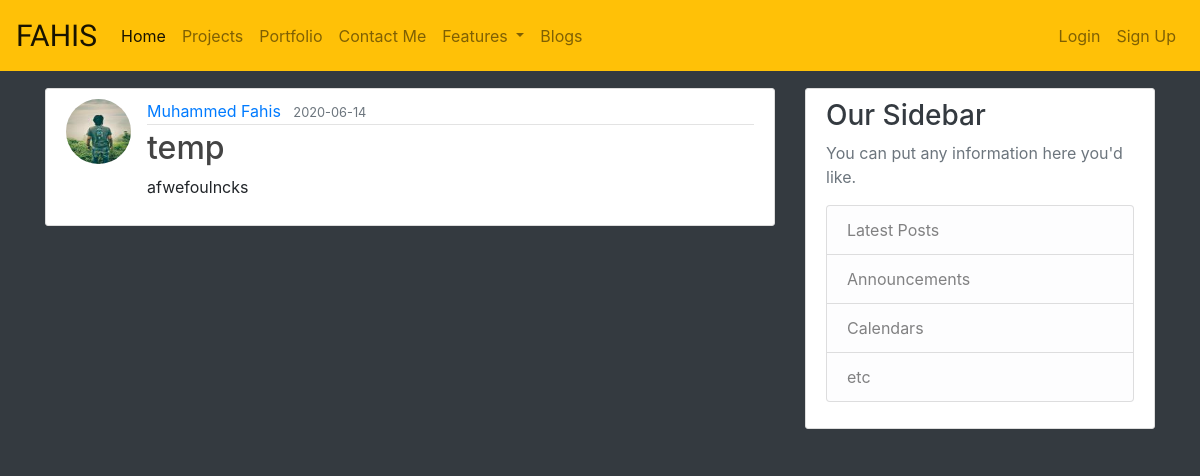
/blog/8, run on the app's committed database.
### website/models.py (models this page shows, shortened)
class User(db.Model, UserMixin):
    id = db.Column(db.Integer, primary_key=True)
    username = db.Column(db.String(20),unique=True,nullable=False)
    email = db.Column(db.String(120),unique=True,nullable=False)
    image_file = db.Column(db.String(20), nullable=False, default='default.jpg')
    password = db.Column(db.String(60), nullable=False)
    posts = db.relationship('Post', backref='author', lazy=True)

class Post(db.Model):
    id = db.Column(db.Integer, primary_key=True)
    title = db.Column(db.String(100),nullable=False)
    date_posted = db.Column(db.DateTime, nullable=False, default=datetime.utcnow)
    content = db.Column(db.Text, nullable=False)
    user_id = db.Column(db.Integer, db.ForeignKey('user.id'),nullable=False)

### website/routes.py (the view)
@app.route("/blog/<int:post_id>")
def post(post_id):
    post = Post.query.get_or_404(post_id)
    return render_template('post.html', title=post.title, post=post)

### website/templates/post.html (shortened to what this page needs)
{% extends 'Bloglayout.html' %}
{% block blog %}
    <article class="media content-section">
        <img class="rounded-circle article-img" src="{{ url_for('static',filename='img/profile_pic/'+post.author.image_file)}}">
        <div class="media-body">
            <div class="article-metadata">
            <a class="mr-2" href="{{ url_for('user_posts',username=post.author.username) }}">{{ post.author.username }}</a>
            <small class="text-muted">{{ post.date_posted.strftime('%Y-%m-%d') }}</small>
            </div>
            <h2 class="article-title">{{ post.title }}</a></h2>
            <p class="article-content">{{ post.content }}</p>
        </div>
    </article>
{% endblock blog %}

### website/static/css/main.css (style rules this page uses)
.content-section { background: #ffffff; padding: 10px 20px; border: 1px solid #dddddd; border-radius: 3px; margin-bottom: 20px; }
.article-title { color: #444444; }
.article-content { white-space: pre-line; }
.article-img { height: 65px; width: 65px; margin-right: 16px; }
.article-metadata { padding-bottom: 1px; margin-bottom: 4px; border-bottom: 1px solid #e3e3e3 }

### data on the page
User: image_file (picture), author.username "Muhammed Fahis"
Post: date_posted "2020-06-14", title "temp", content "afwefoulncks"
